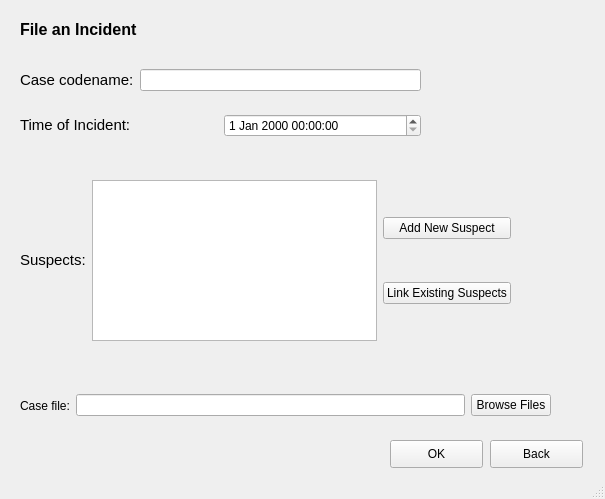
<?xml version="1.0" encoding="UTF-8"?>
<ui version="4.0">
 <class>MainWindow</class>
 <widget class="QMainWindow" name="MainWindow">
  <property name="geometry">
   <rect>
    <x>0</x>
    <y>0</y>
    <width>605</width>
    <height>499</height>
   </rect>
  </property>
  <property name="windowTitle">
   <string>MainWindow</string>
  </property>
  <widget class="QWidget" name="centralwidget">
   <widget class="QLabel" name="label">
    <property name="geometry">
     <rect>
      <x>20</x>
      <y>20</y>
      <width>201</width>
      <height>41</height>
     </rect>
    </property>
    <property name="text">
     <string>&lt;html&gt;&lt;head/&gt;&lt;body&gt;&lt;p&gt;&lt;span style=&quot; font-size:12pt; font-weight:600;&quot;&gt;File an Incident&lt;/span&gt;&lt;/p&gt;&lt;p&gt;&lt;br/&gt;&lt;/p&gt;&lt;/body&gt;&lt;/html&gt;</string>
    </property>
   </widget>
   <widget class="QPushButton" name="pushButton_3">
    <property name="geometry">
     <rect>
      <x>390</x>
      <y>440</y>
      <width>93</width>
      <height>28</height>
     </rect>
    </property>
    <property name="text">
     <string>OK</string>
    </property>
   </widget>
   <widget class="QPushButton" name="pushButton_4">
    <property name="geometry">
     <rect>
      <x>490</x>
      <y>440</y>
      <width>93</width>
      <height>28</height>
     </rect>
    </property>
    <property name="text">
     <string>Back</string>
    </property>
   </widget>
   <widget class="QWidget" name="horizontalLayoutWidget">
    <property name="geometry">
     <rect>
      <x>20</x>
      <y>380</y>
      <width>531</width>
      <height>51</height>
     </rect>
    </property>
    <layout class="QHBoxLayout" name="horizontalLayout">
     <item>
      <widget class="QLabel" name="label_5">
       <property name="text">
        <string>&lt;html&gt;&lt;head/&gt;&lt;body&gt;&lt;p&gt;&lt;span style=&quot; font-size:11pt;&quot;&gt;Case file:&lt;/span&gt;&lt;/p&gt;&lt;/body&gt;&lt;/html&gt;</string>
       </property>
      </widget>
     </item>
     <item>
      <widget class="QLineEdit" name="lineEdit_3"/>
     </item>
     <item>
      <widget class="QPushButton" name="pushButton_5">
       <property name="text">
        <string>Browse Files</string>
       </property>
      </widget>
     </item>
    </layout>
   </widget>
   <widget class="QWidget" name="horizontalLayoutWidget_2">
    <property name="geometry">
     <rect>
      <x>20</x>
      <y>60</y>
      <width>401</width>
      <height>41</height>
     </rect>
    </property>
    <layout class="QHBoxLayout" name="horizontalLayout_2">
     <item>
      <widget class="QLabel" name="label_2">
       <property name="text">
        <string>&lt;html&gt;&lt;head/&gt;&lt;body&gt;&lt;p&gt;&lt;span style=&quot; font-size:11pt;&quot;&gt;Case codename:&lt;/span&gt;&lt;/p&gt;&lt;/body&gt;&lt;/html&gt;</string>
       </property>
      </widget>
     </item>
     <item>
      <widget class="QLineEdit" name="lineEdit"/>
     </item>
    </layout>
   </widget>
   <widget class="QWidget" name="horizontalLayoutWidget_3">
    <property name="geometry">
     <rect>
      <x>20</x>
      <y>100</y>
      <width>401</width>
      <height>51</height>
     </rect>
    </property>
    <layout class="QHBoxLayout" name="horizontalLayout_3">
     <item>
      <widget class="QLabel" name="label_3">
       <property name="text">
        <string>&lt;html&gt;&lt;head/&gt;&lt;body&gt;&lt;p&gt;&lt;span style=&quot; font-size:11pt;&quot;&gt;Time of Incident:&lt;/span&gt;&lt;/p&gt;&lt;/body&gt;&lt;/html&gt;</string>
       </property>
      </widget>
     </item>
     <item>
      <widget class="QDateTimeEdit" name="dateTimeEdit"/>
     </item>
    </layout>
   </widget>
   <widget class="QWidget" name="horizontalLayoutWidget_4">
    <property name="geometry">
     <rect>
      <x>20</x>
      <y>180</y>
      <width>491</width>
      <height>161</height>
     </rect>
    </property>
    <layout class="QHBoxLayout" name="horizontalLayout_4">
     <item>
      <widget class="QLabel" name="label_4">
       <property name="text">
        <string>&lt;html&gt;&lt;head/&gt;&lt;body&gt;&lt;p&gt;&lt;span style=&quot; font-size:11pt;&quot;&gt;Suspects:&lt;/span&gt;&lt;/p&gt;&lt;/body&gt;&lt;/html&gt;</string>
       </property>
      </widget>
     </item>
     <item>
      <widget class="QListWidget" name="listWidget"/>
     </item>
     <item>
      <layout class="QVBoxLayout" name="verticalLayout_2">
       <item>
        <widget class="QPushButton" name="pushButton">
         <property name="text">
          <string>Add New Suspect</string>
         </property>
        </widget>
       </item>
       <item>
        <widget class="QPushButton" name="pushButton_2">
         <property name="text">
          <string>Link Existing Suspects</string>
         </property>
        </widget>
       </item>
      </layout>
     </item>
    </layout>
   </widget>
  </widget>
  <widget class="QStatusBar" name="statusbar"/>
 </widget>
 <resources/>
 <connections/>
</ui>
